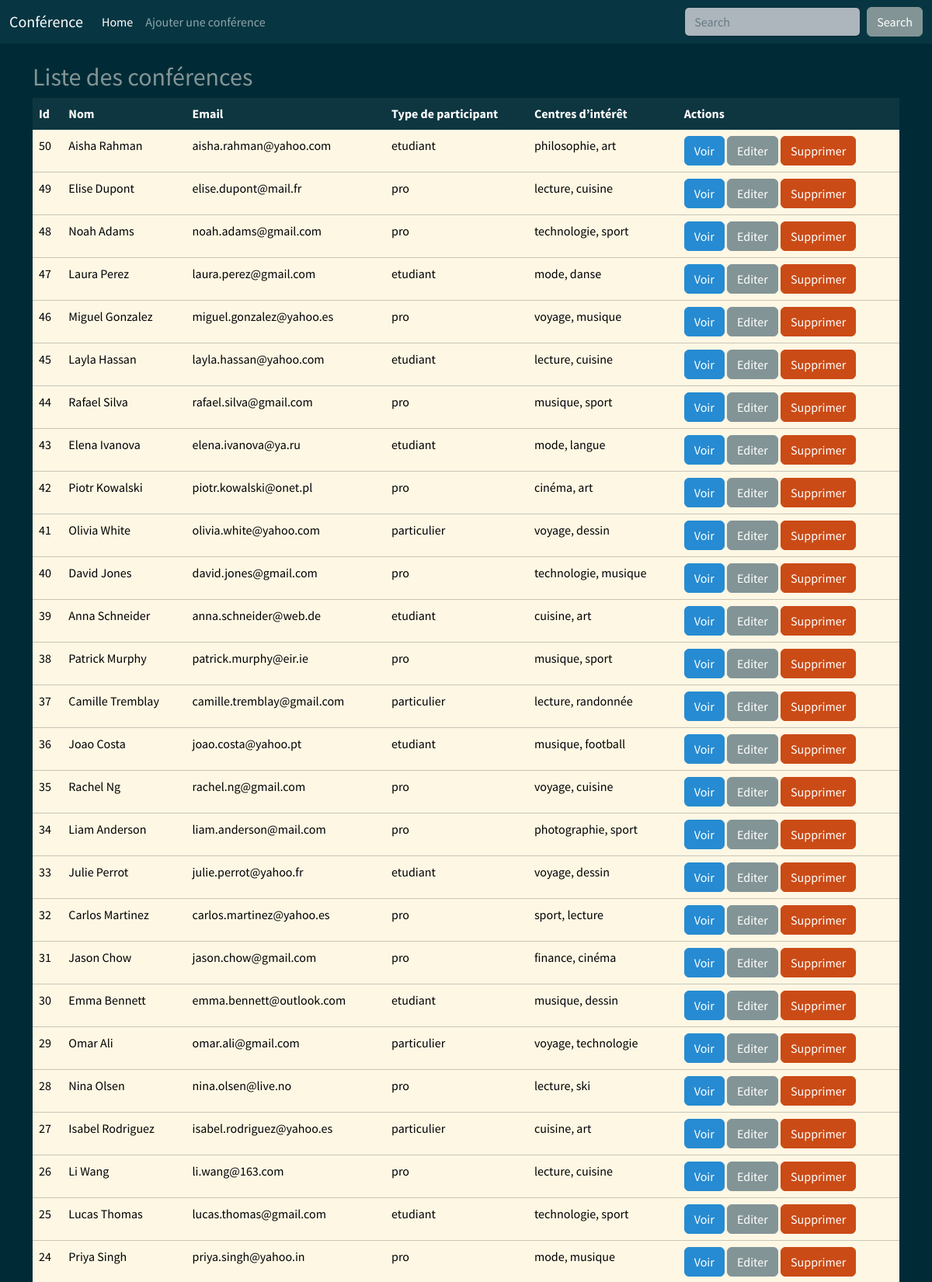
The page / (upper part) on the database its author committed.
### tables this page shows
CREATE TABLE `participants` (
  `id` int(11) NOT NULL,
  `nom` varchar(50) NOT NULL,
  `prenom` varchar(50) NOT NULL,
  `email` varchar(100) NOT NULL,
  `password_hash` varchar(255) NOT NULL,
  `date_naissance` date NOT NULL,
  `telephone` varchar(20) NOT NULL,
  `pays` varchar(50) NOT NULL,
  `type_participant` varchar(20) NOT NULL,
  `centres_interet` text NOT NULL,
  `conditions_valide` tinyint(1) NOT NULL DEFAULT 0,
  `date_inscription` datetime NOT NULL
);

### index.php (the view, shortened to what this page needs)
<?php
require 'connexion-bd.php';
$pdo = new PDO($dsn, $user, $pass, $options);
$sql = "SELECT * FROM participants ORDER BY id DESC";
$stm = $pdo->query($sql);
$conferences = $stm->fetchAll();
?>
<!DOCTYPE html>
<html lang="fr">
<head>
    <link rel="stylesheet" href="https://bootswatch.com/5/solar/bootstrap.min.css">
    <link href="https://cdn.jsdelivr.net/gh/tofsjonas/sortable@latest/sortable-base.min.css" rel="stylesheet" />
</head>
<body>
    <?php include 'nav.php'; ?>
    <div class="container mt-4">
        <h2>Liste des conférences</h2>
        <table class="table table-hover sortable">
            <thead>
                <tr>
                    <th scope="col">Id</th>
                    <th scope="col">Nom</th>
                    <th scope="col">Email</th>
                    <th scope="col">Type de participant</th>
                    <th scope="col">Centres d’intérêt</th>
                    <th scope="col">Actions</th>
                </tr>
            </thead>
            <tbody>
                <?php foreach ($conferences as $conference): ?>
                    <tr class="table-light">
                        <td><?= $conference['id'] ?></td>
                        <td><?= $conference['prenom'] . " " . $conference['nom'] ?></td>
                        <td><?= $conference['email'] ?></td>
                        <td><?= $conference['type_participant'] ?></td>
                        <td><?= $conference['centres_interet'] ?></td>
                        <td>
                            <a href="voir-conf.php?id=<?= $conference['id'] ?>" class="btn btn-info">Voir</a>
                            <a href="" class="btn btn-secondary">Editer</a>
                            <a href="supp-conf.php?id=<?= $conference['id'] ?>" class="btn btn-warning" onclick="return confirm('Etes-vous sur de vouloir supprimer cette conférence ?')">Supprimer
                            </a>
                        </td>
                    </tr>
                <?php endforeach; ?>
            </tbody>
        </table>
    </div>
</body>
</html>

### nav.php (shortened to what this page needs)
<nav class="navbar navbar-expand-lg bg-dark" data-bs-theme="dark">
  <div class="container-fluid">
    <a class="navbar-brand" href="index.php">Conférence</a>
    <div class="collapse navbar-collapse" id="navbarColor02">
      <ul class="navbar-nav me-auto">
        <li class="nav-item">
          <a class="nav-link active" href="index.php">Home
          </a>
        </li>
        <li class="nav-item">
          <a class="nav-link" href="ajout-conf.php">Ajouter une conférence</a>
        </li>
      </ul>
      <form class="d-flex">
        <input class="form-control me-sm-2" type="search" placeholder="Search">
        <button class="btn btn-secondary my-2 my-sm-0" type="submit">Search</button>
      </form>
    </div>
  </div>
</nav>

### rows shown on the page
participants: id "50", prenom "Aisha", nom "Rahman", email "aisha.rahman@yahoo.com", type_participant "etudiant", centres_interet "philosophie, art"
participants: id "49", prenom "Elise", nom "Dupont", email "elise.dupont@mail.fr", type_participant "pro", centres_interet "lecture, cuisine"
participants: id "48", prenom "Noah", nom "Adams", email "noah.adams@gmail.com", type_participant "pro", centres_interet "technologie, sport"
participants: id "47", prenom "Laura", nom "Perez", email "laura.perez@gmail.com", type_participant "etudiant", centres_interet "mode, danse"
participants: id "46", prenom "Miguel", nom "Gonzalez", email "miguel.gonzalez@yahoo.es", type_participant "pro", centres_interet "voyage, musique"
participants: id "45", prenom "Layla", nom "Hassan", email "layla.hassan@yahoo.com", type_participant "etudiant", centres_interet "lecture, cuisine"
participants: id "44", prenom "Rafael", nom "Silva", email "rafael.silva@gmail.com", type_participant "pro", centres_interet "musique, sport"
participants: id "43", prenom "Elena", nom "Ivanova", email "elena.ivanova@ya.ru", type_participant "etudiant", centres_interet "mode, langue"
participants: id "42", prenom "Piotr", nom "Kowalski", email "piotr.kowalski@onet.pl", type_participant "pro", centres_interet "cinéma, art"
participants: id "41", prenom "Olivia", nom "White", email "olivia.white@yahoo.com", type_participant "particulier", centres_interet "voyage, dessin"
participants: id "40", prenom "David", nom "Jones", email "david.jones@gmail.com", type_participant "pro", centres_interet "technologie, musique"
participants: id "39", prenom "Anna", nom "Schneider", email "anna.schneider@web.de", type_participant "etudiant", centres_interet "cuisine, art"
participants: id "38", prenom "Patrick", nom "Murphy", email "patrick.murphy@eir.ie", type_participant "pro", centres_interet "musique, sport"
participants: id "37", prenom "Camille", nom "Tremblay", email "camille.tremblay@gmail.com", type_participant "particulier", centres_interet "lecture, randonnée"
participants: id "36", prenom "Joao", nom "Costa", email "joao.costa@yahoo.pt", type_participant "etudiant", centres_interet "musique, football"
participants: id "35", prenom "Rachel", nom "Ng", email "rachel.ng@gmail.com", type_participant "pro", centres_interet "voyage, cuisine"
participants: id "34", prenom "Liam", nom "Anderson", email "liam.anderson@mail.com", type_participant "pro", centres_interet "photographie, sport"
participants: id "33", prenom "Julie", nom "Perrot", email "julie.perrot@yahoo.fr", type_participant "etudiant", centres_interet "voyage, dessin"
participants: id "32", prenom "Carlos", nom "Martinez", email "carlos.martinez@yahoo.es", type_participant "pro", centres_interet "sport, lecture"
participants: id "31", prenom "Jason", nom "Chow", email "jason.chow@gmail.com", type_participant "pro", centres_interet "finance, cinéma"
participants: id "30", prenom "Emma", nom "Bennett", email "emma.bennett@outlook.com", type_participant "etudiant", centres_interet "musique, dessin"
participants: id "29", prenom "Omar", nom "Ali", email "omar.ali@gmail.com", type_participant "particulier", centres_interet "voyage, technologie"
participants: id "28", prenom "Nina", nom "Olsen", email "nina.olsen@live.no", type_participant "pro", centres_interet "lecture, ski"
participants: id "27", prenom "Isabel", nom "Rodriguez", email "isabel.rodriguez@yahoo.es", type_participant "particulier", centres_interet "cuisine, art"
participants: id "26", prenom "Li", nom "Wang", email "li.wang@163.com", type_participant "pro", centres_interet "lecture, cuisine"
participants: id "25", prenom "Lucas", nom "Thomas", email "lucas.thomas@gmail.com", type_participant "etudiant", centres_interet "technologie, sport"
participants: id "24", prenom "Priya", nom "Singh", email "priya.singh@yahoo.in", type_participant "pro", centres_interet "mode, musique"
